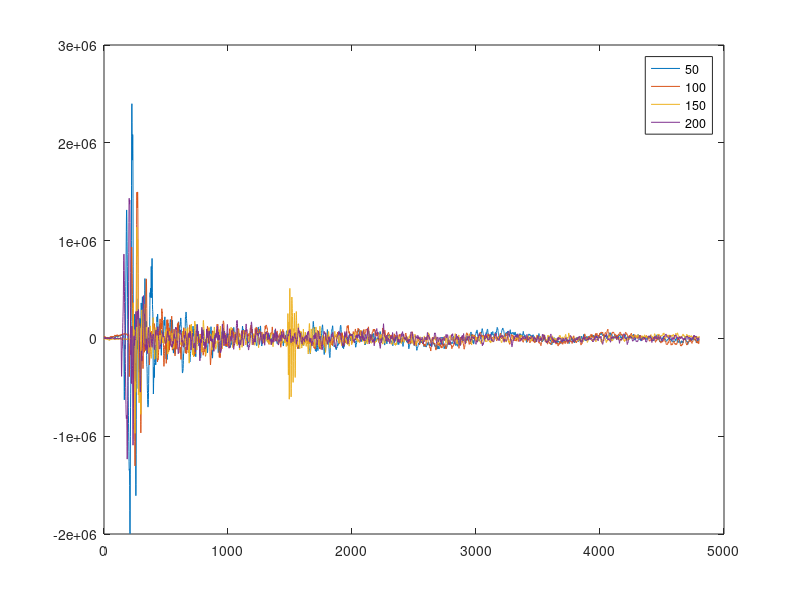

Here is the MATLAB script that generated this plot:
clf; clear; clc; close all;

fs = 48e03;
fstart = 100;
fstop = 3e03;
sweep_length = 2400;
t = 0:1/fs:sweep_length/fs-1/fs;
t_last = t(sweep_length);
sweep_sig = chirp(t, fstart, t_last, fstop);

signal_50 = importdata("sonar_50_cm.dat");
signal_100 = importdata("sonar_100_cm.dat");
signal_150 = importdata("sonar_150_cm.dat");
signal_200 = importdata("sonar_200_cm.dat");


plot(signal_50);
hold on;
plot(signal_100);
plot(signal_150);
plot(signal_200);
legend("50", "100", "150", "200");

%[c, lags] = xcorr(sweep_sig, signal_100);
%stem(lags,c);